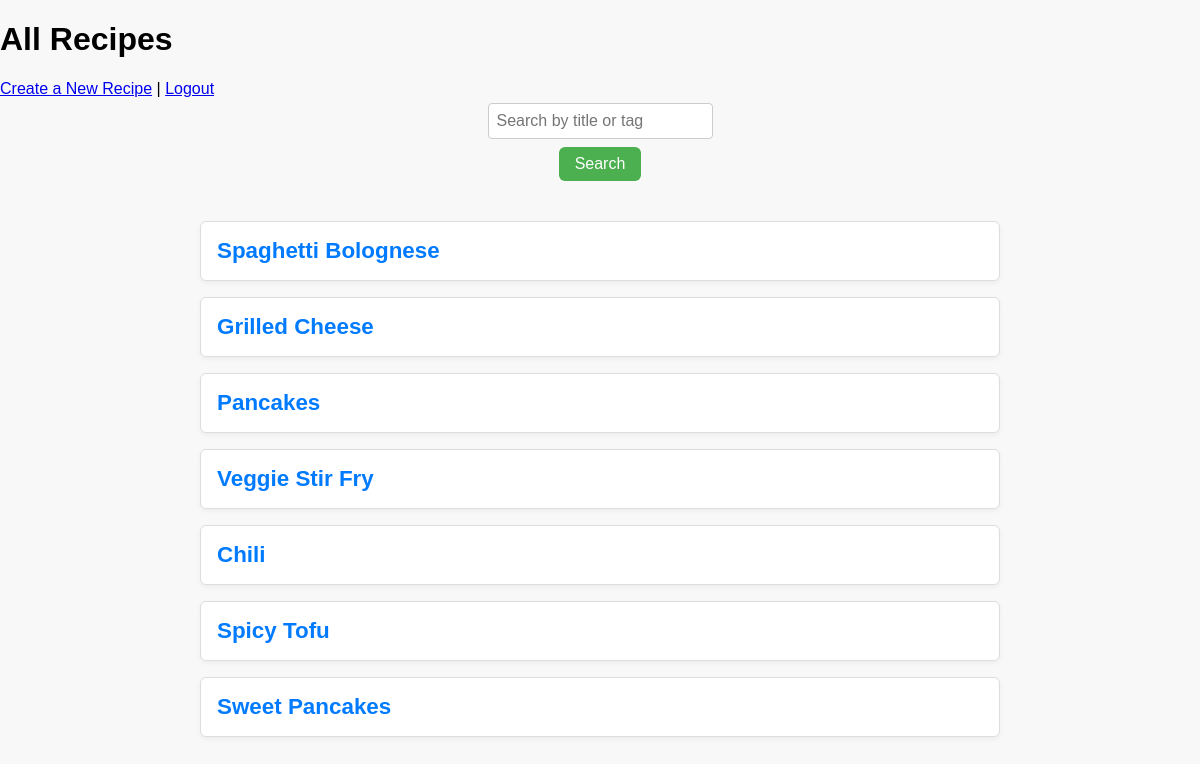
/ (signed in), run on the app's committed database.
### tables this page shows
CREATE TABLE recipes (
                id INTEGER PRIMARY KEY AUTOINCREMENT,
                title TEXT NOT NULL,
                ingredients TEXT,
                steps TEXT,
                notes TEXT,
                tags TEXT,
                user_id INTEGER,
                forked_from INTEGER,
                FOREIGN KEY(user_id) REFERENCES users(id),
                FOREIGN KEY(forked_from) REFERENCES recipes(id)
            );

### app/routes/recipe_routes.py (the view)
@recipe_bp.route("/")
def home():
    user_id = request.cookies.get('YourSessionCookie')
    if not user_id:
        return redirect(url_for('auth.login'))
    user = get_user(user_id)
    if not user:
        return redirect(url_for('auth.login'))
    query = request.args.get('q', '').strip()
    if query:
        recipes = search_recipes(query)
    else:
        recipes = get_all_recipes()
    return render_template('recipe_list.html', user=user, recipes=recipes)

### app/services/recipe_service.py (called while the page is built)
def get_all_recipes():
    conn = sqlite3.connect(DB_PATH)
    conn.row_factory = sqlite3.Row
    cursor = conn.cursor()
    cursor.execute("SELECT * FROM recipes")
    recipes = cursor.fetchall()
    conn.close()
    return recipes

### app/services/user_service.py (called while the page is built)
def get_user(id):
    conn = sqlite3.connect(DB_PATH)
    cursor = conn.cursor()
    cursor.execute("SELECT id FROM users WHERE id = ?", (id))
    user = cursor.fetchone()
    conn.close()
    if user:
        return {
            "id": user[0]
        }
    else:
        return None

### app/templates/recipe_list.html (shortened to what this page needs)
<!DOCTYPE html>
<html>
<head>
    <link rel="stylesheet" href="{{ url_for('static', filename='style.css') }}">
</head>
<body>
    <h1>All Recipes</h1>
    <a href="{{ url_for('recipe.create_recipe') }}">Create a New Recipe</a> |
    <a href="{{ url_for('auth.logout') }}">Logout</a>
    <form class="search-form" action="{{ url_for('recipe.home') }}" method="get">
        <input class="search-box" type="text" name="q" placeholder="Search by title or tag" value="{{ request.args.get('q', '') }}">
        <button class="search-button" type="submit">Search</button>
    </form>
    <div class="recipe-list">
        {% for recipe in recipes %}
            <div class="recipe-card">
                <h3><a href="{{ url_for('recipe.view_recipe', recipe_id=recipe['id']) }}">{{ recipe['title'] }}</a></h3>
            </div>
        {% endfor %}
    </div>
</body>
</html>

### app/static/style.css (style rules this page uses)
body { font-family: Arial, sans-serif; background: #f8f8f8; margin: 0; padding: 0; }
form { display: flex; flex-direction: column; }
input[type="text"], textarea { padding: 8px; margin-top: 5px; border: 1px solid #ccc; border-radius: 4px; }
.recipe-list { width: 80%; max-width: 800px; margin: 40px auto; }
.recipe-card { background: white; border: 1px solid #ddd; padding: 16px; margin-bottom: 16px; border-radius: 6px; box-shadow: 0 2px 5px rgba(0,0,0,0.05); }
.recipe-card h3 { margin: 0; font-size: 1.4em; color: #333; }
.recipe-card a { text-decoration: none; color: #007bff; }
.search-form { margin-bottom: 20px; display: flex; gap: 8px; align-items: center; }
.search-box { padding: 8px 12px; border: 1px solid #ccc; border-radius: 6px; font-size: 1rem; flex: 1; }
.search-button { padding: 8px 16px; background-color: #4CAF50; color: white; border: none; border-radius: 6px; font-size: 1rem; cursor: pointer; }

### data on the page
recipes: title "Spaghetti Bolognese"
recipes: title "Grilled Cheese"
recipes: title "Pancakes"
recipes: title "Veggie Stir Fry"
recipes: title "Chili"
recipes: title "Spicy Tofu"
recipes: title "Sweet Pancakes"
